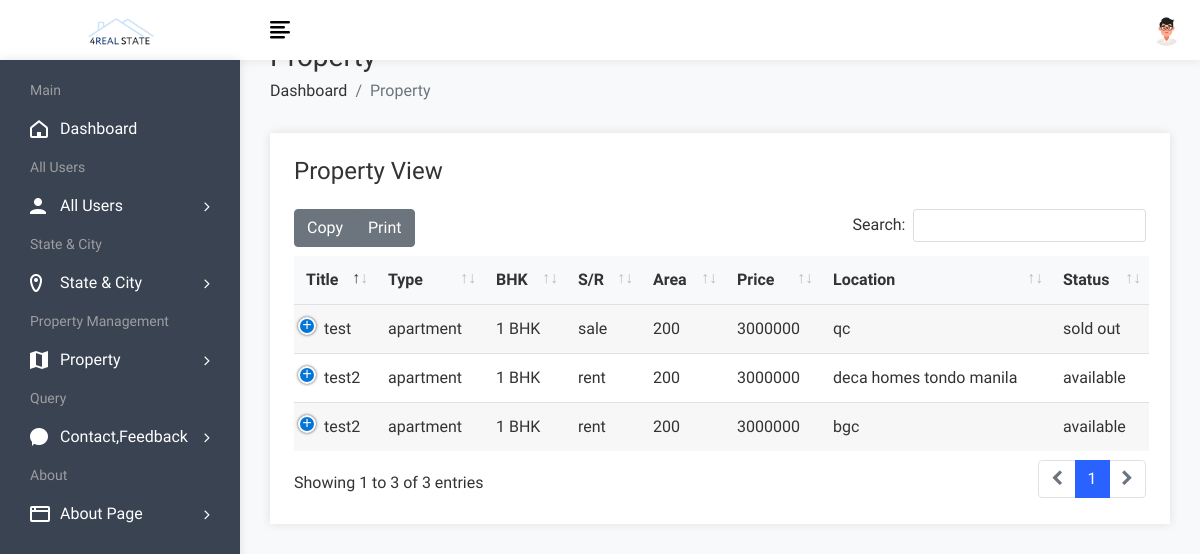
Screenshot of /admin/propertyview.php (signed in) with the database file from the repository.
### tables this page shows
CREATE TABLE `property` (
  `pid` int(50) NOT NULL,
  `title` varchar(200) NOT NULL,
  `pcontent` longtext NOT NULL,
  `type` varchar(100) NOT NULL,
  `bhk` varchar(50) NOT NULL,
  `stype` varchar(100) NOT NULL,
  `bedroom` int(50) NOT NULL,
  `bathroom` int(50) NOT NULL,
  `balcony` int(50) NOT NULL,
  `kitchen` int(50) NOT NULL,
  `hall` int(50) NOT NULL,
  `floor` varchar(50) NOT NULL,
  `size` int(50) NOT NULL,
  `price` int(50) NOT NULL,
  `location` varchar(200) NOT NULL,
  `city` varchar(100) NOT NULL,
  `state` varchar(100) NOT NULL,
  `feature` longtext NOT NULL,
  `pimage` varchar(300) NOT NULL,
  `pimage1` varchar(300) NOT NULL,
  `pimage2` varchar(300) NOT NULL,
  `pimage3` varchar(300) NOT NULL,
  `pimage4` varchar(300) NOT NULL,
  `uid` int(50) NOT NULL,
  `status` varchar(50) NOT NULL,
  `mapimage` varchar(300) NOT NULL,
  `topmapimage` varchar(300) NOT NULL,
  `groundmapimage` varchar(300) NOT NULL,
  `totalfloor` varchar(50) NOT NULL,
  `date` datetime NOT NULL DEFAULT current_timestamp(),
  `isFeatured` int(11) DEFAULT NULL
);

### admin/propertyview.php (the view, shortened to what this page needs)
<!DOCTYPE html>
<html lang="en">
<head>
        <link rel="stylesheet" href="assets/css/bootstrap.min.css">
        <link rel="stylesheet" href="assets/css/font-awesome.min.css">
        <link rel="stylesheet" href="assets/css/feathericon.min.css">
		<link rel="stylesheet" href="assets/plugins/datatables/dataTables.bootstrap4.min.css">
		<link rel="stylesheet" href="assets/plugins/datatables/responsive.bootstrap4.min.css">
		<link rel="stylesheet" href="assets/plugins/datatables/select.bootstrap4.min.css">
		<link rel="stylesheet" href="assets/plugins/datatables/buttons.bootstrap4.min.css">
        <link rel="stylesheet" href="assets/css/style.css">
    </head>
    <body>
				<?php include("header.php"); ?>
            <div class="page-wrapper">
                <div class="content container-fluid">
					<div class="page-header">
						<div class="row">
							<div class="col">
								<h3 class="page-title">Property</h3>
								<ul class="breadcrumb">
									<li class="breadcrumb-item"><a href="dashboard.php">Dashboard</a></li>
									<li class="breadcrumb-item active">Property</li>
								</ul>
							</div>
						</div>
					</div>
					<div class="row">
                            <div class="col-12">
                                <div class="card">
                                    <div class="card-body">
                                        <h4 class="header-title mt-0 mb-4">Property View</h4>
                                        <table id="datatable-buttons" class="table table-striped dt-responsive nowrap">
                                            <thead>
                                                <tr>
                                                    <th>Title</th>
                                                    <th>Type</th>
                                                    <th>BHK</th>
                                                    <th>S/R</th>
													<th>Area</th>
                                                    <th>Price</th>
                                                    <th>Location</th>
													<th>Status</th>
                                                </tr>
                                            </thead>
                                            <tbody>
												<?php
													$query=mysqli_query($con,"select * from property");
													while($row=mysqli_fetch_row($query))
													{
												?>
                                                <tr>
                                                    <td><?php echo $row['1']; ?></td>
                                                    <td><?php echo $row['3']; ?></td>
                                                    <td><?php echo $row['4']; ?></td>
                                                    <td><?php echo $row['5']; ?></td>
                                                    <td><?php echo $row['12']; ?></td>
                                                    <td><?php echo $row['13']; ?></td>
                                                    <td><?php echo $row['14']; ?></td>
                                                    <td><?php echo $row['24']; ?></td>
                                                </tr>
                                               <?php
												}
												?>
                                            </tbody>
                                        </table>
                                    </div>
                                </div>
                            </div>
                        </div>
				</div>
			</div>
    </body>
</html>

### rows the page displays
property: title "test", type "apartment", bhk "1 BHK", stype "sale", size "200", price "3000000", location "qc", status "sold out"
property: title "test2", type "apartment", bhk "1 BHK", stype "rent", size "200", price "3000000", location "deca homes tondo manila", status "available"
property: title "test2", type "apartment", bhk "1 BHK", stype "rent", size "200", price "3000000", location "bgc", status "available"
